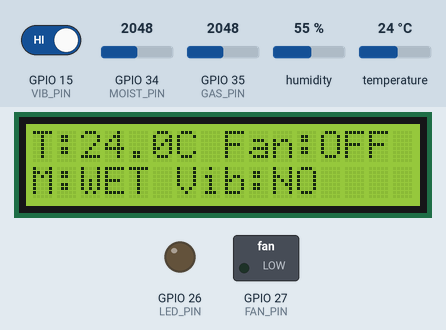
Simulated run of this sketch. Board: ESP32. On the bench: 16×2 character LCD, switched loads named in the sketch (green lamp = pin HIGH), output pins drawn as LEDs (lit = HIGH). Inputs (shaded band) come from the test bench; at power-on: GPIO 15 (VIB_PIN) HIGH, temperature 24 °C, GPIO 34 (MOIST_PIN) = 2048, GPIO 35 (GAS_PIN) = 2048, humidity 55 %. WiFi joins after 1.5 s; servers stay silent unless stated; uploads are accepted with an empty reply; what the sketch prints to the serial monitor is not drawn.

Above: at 3.7 s.
3.8 s: GPIO 15 (VIB_PIN) driven LOW
At 5.3 s:
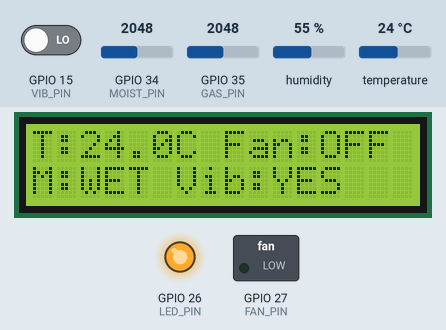
9.9 s: temperature set to 29.2 °C
At 11.9 s:
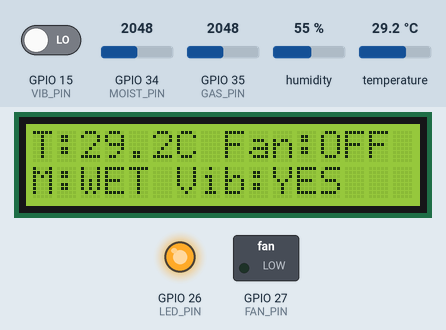
15.6 s: temperature set to 30.7 °C
At 18.2 s:
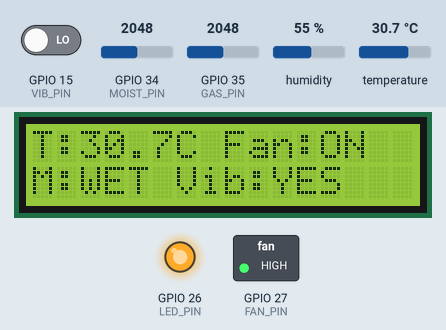
21.0 s: GPIO 34 (MOIST_PIN) set to 2433
26.1 s: GPIO 34 (MOIST_PIN) set to 2535
At 27.5 s:
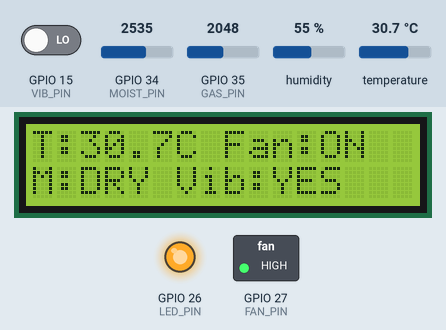
31.5 s: GPIO 15 (VIB_PIN) driven HIGH
At 32.2 s:
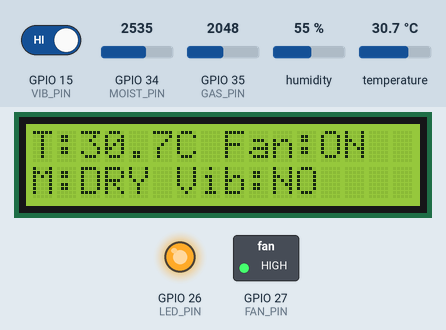
Timing chart, 0 to 36.6 s (numbered marks = the images above; inputs shaded):
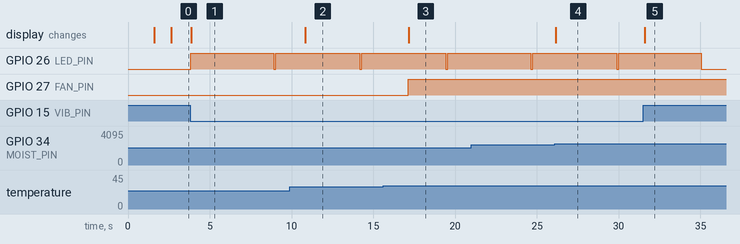

The sketch:

SGSS_project_code.ino
```cpp
#include <Wire.h>
#include <LiquidCrystal_I2C.h>
#include "DHT.h"
#include <WiFi.h>
#include <HTTPClient.h>

// --- 1. NETWORK CONFIGURATION ---
const char* ssid = "Your_WiFi_SSID";
const char* password = "Your_WiFi_Password";
String GOOGLE_SCRIPT_ID = "Your_Google_Script_ID";

// --- 2. THRESHOLDS ---
const float MAX_TEMP = 30.0;
const float MIN_TEMP = 27.0;
const int MOISTURE_THRESHOLD = 2500;

// --- 3. PIN DEFINITIONS ---
#define DHT_PIN 12
#define MOIST_PIN 34
#define GAS_PIN 35
#define VIB_PIN 15
#define FAN_PIN 27
#define LED_PIN 26

// --- 4. OBJECTS ---
LiquidCrystal_I2C lcd(0x27, 16, 2);
#define DHTTYPE DHT22
DHT dht(DHT_PIN, DHTTYPE);

// --- 5. VARIABLES ---
float temp = 0.0;
int moist = 0, gas = 0, vibrationState = HIGH;
unsigned long lastSendTime = 0;

// FAST INTERVAL: Now 3 seconds as requested
const long sendInterval = 3000;

// LED Timer Variables
unsigned long ledOnTime = 0;
bool ledIsOn = false;

void setup() {
  Serial.begin(115200);

  // Initialize Peripherals
  lcd.init();
  lcd.backlight();
  pinMode(FAN_PIN, OUTPUT);
  pinMode(LED_PIN, OUTPUT);
  pinMode(VIB_PIN, INPUT);

  // Start with everything OFF (No initial blinking)
  digitalWrite(FAN_PIN, LOW);
  digitalWrite(LED_PIN, LOW);

  dht.begin();

  // WiFi Connection
  lcd.setCursor(0, 0);
  lcd.print("WiFi Connecting");
  WiFi.begin(ssid, password);

  int retry = 0;
  while (WiFi.status() != WL_CONNECTED && retry < 20) {
    delay(500);
    Serial.print(".");
    retry++;
  }

  lcd.clear();
  if(WiFi.status() == WL_CONNECTED) {
    lcd.print("WiFi Online!");
  } else {
    lcd.print("WiFi Offline");
  }
  delay(1000);
  lcd.clear();
}

void loop() {
  // --- A. DATA ACQUISITION ---
  float t = dht.readTemperature();
  if (!isnan(t)) temp = t;

  moist = analogRead(MOIST_PIN);
  gas = analogRead(GAS_PIN);
  vibrationState = digitalRead(VIB_PIN);

  // --- B. FAN CONTROL ---
  if (temp >= MAX_TEMP) digitalWrite(FAN_PIN, HIGH);
  else if (temp <= MIN_TEMP) digitalWrite(FAN_PIN, LOW);

  // --- C. VIBRATION ALERT (One-Shot logic remains) ---
  // The LED only turns on IF vibration is detected, not for every data sync.
  if (vibrationState == LOW && !ledIsOn) {
    digitalWrite(LED_PIN, HIGH);
    ledIsOn = true;
    ledOnTime = millis();
  }
  if (ledIsOn && (millis() - ledOnTime >= 5000)) {
    digitalWrite(LED_PIN, LOW);
    ledIsOn = false;
  }

  // --- D. DISPLAY UPDATE ---
  updateDisplay();

  // --- E. CLOUD SYNC (Silent - No Blinking) ---
  if (millis() - lastSendTime > sendInterval) {
    sendDataToGoogle();
    lastSendTime = millis();
  }

  // Small delay for system stability
  delay(100);
}

void updateDisplay() {
  lcd.setCursor(0, 0);
  String fStatus = digitalRead(FAN_PIN) ? "ON " : "OFF";
  lcd.print("T:" + String(temp, 1) + "C Fan:" + fStatus);

  lcd.setCursor(0, 1);
  String mStatus = (moist < MOISTURE_THRESHOLD) ? "WET" : "DRY";
  String vStatus = (vibrationState == LOW) ? "YES" : "NO ";
  lcd.print("M:" + mStatus + " Vib:" + vStatus + "    ");
}

void sendDataToGoogle() {
  if(WiFi.status() == WL_CONNECTED){
    HTTPClient http;

    // Constructing the URL string
    String url = "https://script.google.com/macros/s/" + GOOGLE_SCRIPT_ID + "/exec?";
    url += "temp=" + String(temp);
    url += "&m1=" + String(moist);
    url += "&gas=" + String(gas);
    url += "&vib=" + String(vibrationState == LOW ? 1 : 0);
    url += "&fan=" + String(digitalRead(FAN_PIN));

    // We only print to Serial, no light blink triggered here.
    Serial.println("Fast Syncing...");

    http.setFollowRedirects(HTTPC_STRICT_FOLLOW_REDIRECTS);
    http.begin(url);

    int httpCode = http.GET();
    if (httpCode <= 0) {
      Serial.println("Sync Error: " + http.errorToString(httpCode));
    }

    http.end();
  }
}
```

Measured:
- the behaviour switches between 29.9 and 30 °C on temperature (found by bisection; images 2 and 3)
- the behaviour switches between 2499 and 2500 on GPIO 34 (MOIST_PIN) (found by bisection; images 3 and 4)
- after the input at 3.8 s, GPIO 26 (LED_PIN): LOW → HIGH after 0.05 s, → LOW 5.1 s later, → HIGH 0.13 s later; the display: changes after 0.08 s (image 1)
- after the input at 9.9 s, the display: changes after 0.95 s (image 2)
- after the input at 15.6 s, GPIO 27 (FAN_PIN): LOW → HIGH after 1.5 s; the display: changes after 1.6 s (image 3)
- after the input at 26.1 s, the display: changes after 0.06 s (image 4)
- after the input at 31.5 s, GPIO 26 (LED_PIN): goes on until 35.1 s, then stays LOW; the display: changes after 0.11 s (image 5)
